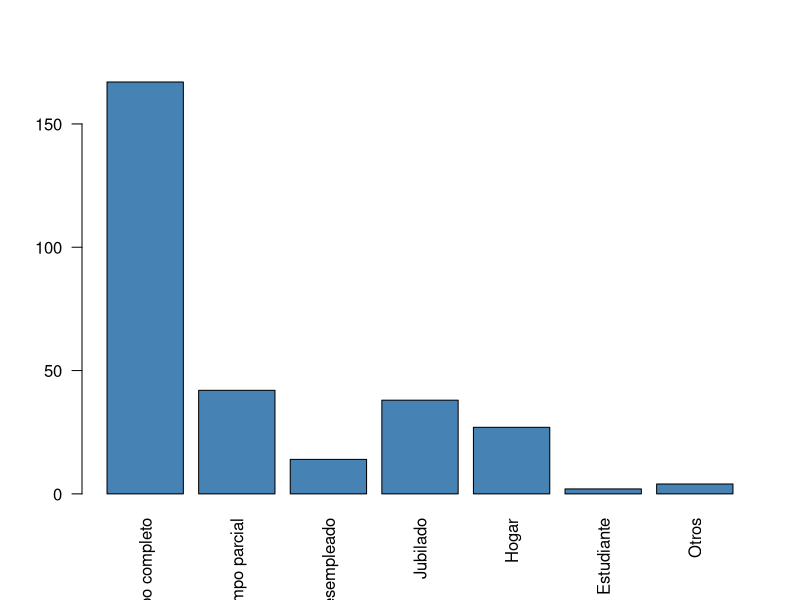
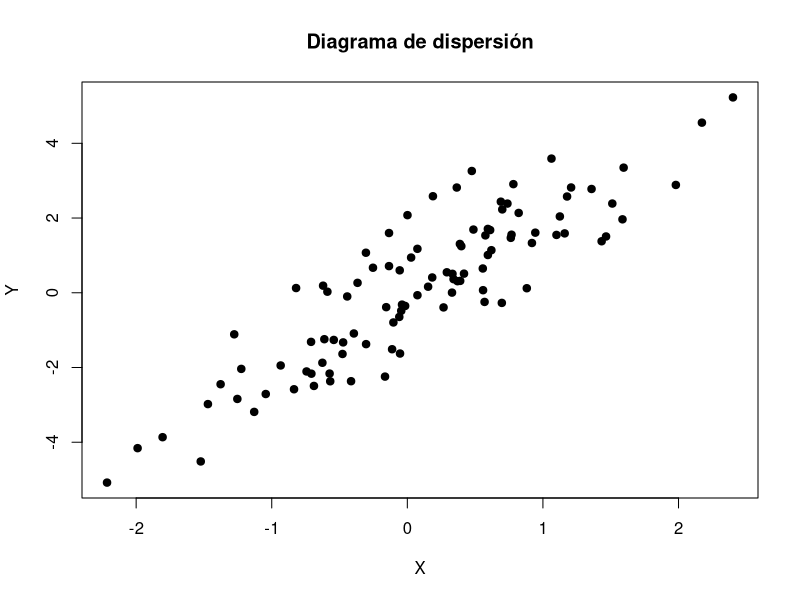

The R source for these figures, in order:
## ---- chunk 1
#| echo: true
empleo <- c("Tiempo completo", "Tiempo parcial", "Desempleado", "Jubilado", "Hogar", "Estudiante", "Otros")
frecuencia <- c(167, 42, 14, 38, 27, 2, 4)
barplot(frecuencia, names.arg = empleo, las = 2, col = "steelblue")
## ---- chunk 2
x <- c(10, 12, 15, 18, 19)
mean(x); median(x); sd(x); (sd(x)/mean(x))*100
## ---- chunk 3
#| echo: true
set.seed(1)
x <- rnorm(100)
y <- 2*x + rnorm(100)
plot(x, y, main = "Diagrama de dispersión", xlab = "X", ylab = "Y", pch = 19)
